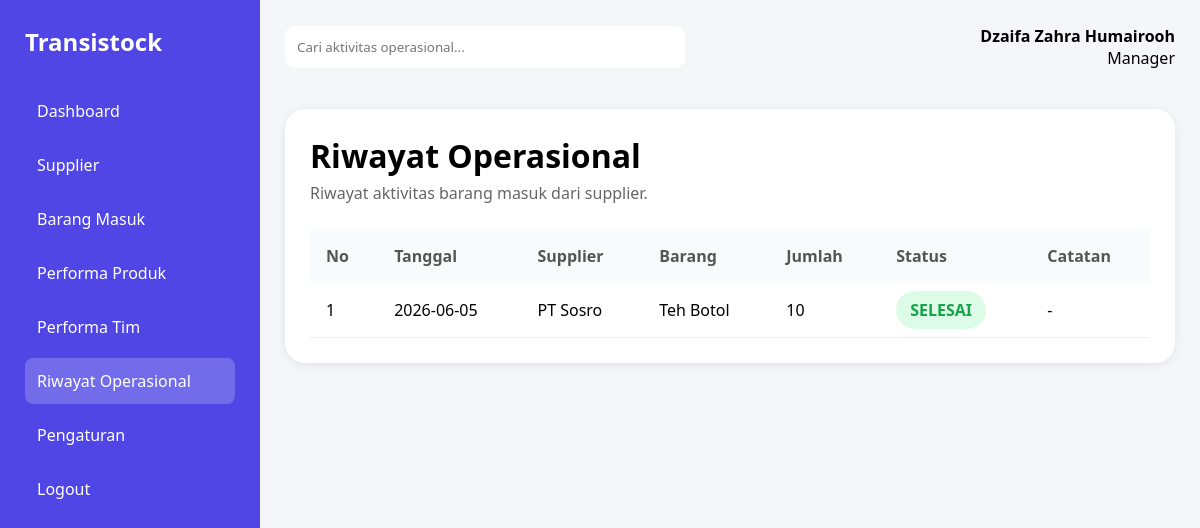
The app's page /manager/riwayat_operasional.php (signed in) with its own data.
### tables this page shows
CREATE TABLE `barang_masuk` (
  `id_masuk` int(11) NOT NULL,
  `tanggal_masuk` date DEFAULT NULL,
  `id_supplier` int(11) DEFAULT NULL,
  `status` enum('DRAFT','SELESAI') DEFAULT 'DRAFT',
  `catatan` text DEFAULT NULL,
  `id_barang` int(11) DEFAULT NULL,
  `jumlah` int(11) DEFAULT NULL
);

CREATE TABLE `supplier` (
  `id_supplier` int(11) NOT NULL,
  `nama_supplier` varchar(100) NOT NULL,
  `telepon` varchar(20) DEFAULT NULL,
  `email` varchar(100) DEFAULT NULL,
  `alamat` text DEFAULT NULL
);

CREATE TABLE `barang` (
  `id_barang` int(11) NOT NULL,
  `nama_barang` varchar(100) NOT NULL,
  `sku` varchar(50) NOT NULL,
  `stok` int(11) DEFAULT 0,
  `harga_jual` decimal(12,2) DEFAULT NULL,
  `foto` varchar(255) DEFAULT NULL,
  `id_kategori` int(11) DEFAULT NULL,
  `id_supplier` int(11) DEFAULT NULL
);

### manager/riwayat_operasional.php (the view, shortened to what this page needs)
<?php
include '../config/koneksi.php';
$data = mysqli_query($conn,"
    SELECT
        barang_masuk.*,
        supplier.nama_supplier,
        barang.nama_barang
    FROM barang_masuk
    LEFT JOIN supplier
    ON barang_masuk.id_supplier = supplier.id_supplier
    LEFT JOIN barang
    ON barang_masuk.id_barang = barang.id_barang
    ORDER BY barang_masuk.tanggal_masuk DESC
");
?>
<!DOCTYPE html>
<html>
<head>
<link rel="stylesheet" href="../admin/dashboard.css">
</head>
<body>
<div class="container">
<div class="sidebar">
    <h2>Transistock</h2>
    <ul>
        <li>
            <a href="dashboard_manager.php">
                Dashboard
            </a>
        </li>
        <li>
            <a href="supplier.php">
                Supplier
            </a>
        </li>
        <li>
            <a href="barang_masuk.php">
                Barang Masuk
            </a>
        </li>
        <li>
            <a href="performa_produk.php">
                Performa Produk
            </a>
        </li>
        <li>
            <a href="performa_tim.php">
                Performa Tim
            </a>
        </li>
        <li class="active">
            Riwayat Operasional
        </li>
        <li>
            <a href="pengaturan_manager.php">
                Pengaturan
            </a>
        </li>
        <li>
            <a href="../auth/logout.php">
                Logout
            </a>
        </li>
    </ul>
</div>
<div class="main">
    <div class="header">
        <input
            type="text"
            placeholder="Cari aktivitas operasional...">
        <div class="profile">
            <h4><?= $_SESSION['nama']; ?></h4>
            <p>Manager</p>
        </div>
    </div>
    <div class="inventory-card">
        <div class="inventory-top">
            <div>
                <h2>Riwayat Operasional</h2>
                <p>
                    Riwayat aktivitas barang masuk dari supplier.
                </p>
            </div>
        </div>
        <table class="inventory-table">
            <thead>
                <tr>
                    <th>No</th>
                    <th>Tanggal</th>
                    <th>Supplier</th>
                    <th>Barang</th>
                    <th>Jumlah</th>
                    <th>Status</th>
                    <th>Catatan</th>
                </tr>
            </thead>
            <tbody>
            <?php $no = 1; ?>
            <?php while($row = mysqli_fetch_assoc($data)) : ?>
                <tr>
                    <td><?= $no++; ?></td>
                    <td>
                        <?= $row['tanggal_masuk']; ?>
                    </td>
                    <td>
                        <?= $row['nama_supplier']; ?>
                    </td>
                    <td>
                        <?= $row['nama_barang']; ?>
                    </td>
                    <td>
                        <?= $row['jumlah']; ?>
                    </td>
                    <td>
                        <?php
                        if($row['status'] == 'SELESAI'){
                            $warna = '#dcfce7';
                            $text = '#16a34a';
                        }
                        else{
                            $warna = '#fef3c7';
                            $text = '#ca8a04';
                        }
                        ?>
                        <span
                        style="
                        background:<?= $warna ?>;
                        color:<?= $text ?>;
                        padding:8px 14px;
                        border-radius:20px;
                        font-weight:600;
                        ">
                        <?= $row['status']; ?>
                        </span>
                    </td>
                    <td>
                        <?= $row['catatan']; ?>
                    </td>
                </tr>
            <?php endwhile; ?>
            </tbody>
        </table>
    </div>
</div>
</div>
</body>
</html>

### admin/dashboard.css (style rules this page uses)
* { margin:0; padding:0; box-sizing:border-box; font-family:Segoe UI, sans-serif; }
body { background:#f5f6fa; }
.container { display:flex; min-height:100vh; }
.sidebar { width:260px; background:#4f46e5; color:white; padding:25px; }
.sidebar h2 { margin-bottom:30px; }
.sidebar ul { list-style:none; }
.sidebar li { padding:12px; margin-bottom:8px; border-radius:8px; cursor:pointer; }
.sidebar li:hover, .sidebar .active { background:rgba(255,255,255,0.2); }
.sidebar a { color:white; text-decoration:none; }
.main { flex:1; padding:25px; }
.header { display:flex; justify-content:space-between; align-items:center; margin-bottom:25px; }
.header input { width:400px; padding:12px; border:none; border-radius:10px; }
.profile { text-align:right; }
.inventory-card { background:white; padding:25px; border-radius:20px; box-shadow:0 2px 10px rgba(0,0,0,0.08); margin-top:40px; }
.inventory-top { display:flex; justify-content:space-between; align-items:center; margin-bottom:25px; }
.inventory-top h2 { font-size:32px; margin-bottom:5px; }
.inventory-top p { color:#666; }
.inventory-table { width:100%; border-collapse:collapse; }
.inventory-table th { background:#f8fafc; color:#555; padding:16px; text-align:left; }
.inventory-table td { padding:16px; border-bottom:1px solid #eee; }

### records on screen
barang_masuk: tanggal_masuk "2026-06-05", id_supplier.nama_supplier "PT Sosro", id_barang.nama_barang "Teh Botol", jumlah "10", status "SELESAI", catatan "-"

### other values on screen
$_SESSION['nama'] "Dzaifa Zahra Humairooh"
